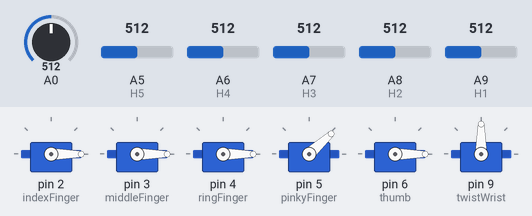
The sketch below on a simulated Teensy 4. Shown: 6 × servo. The test bench sets the inputs (shaded band); at power-on: A0 = 512, A5 (H5) = 512, A6 (H4) = 512, A7 (H3) = 512, A8 (H2) = 512, A9 (H1) = 512 (analog values on the 0–1023 scale). What the sketch prints to the serial monitor is not drawn.

Above: at 1.2 s.
1.3 s: A0 set to 306
At 2.2 s:
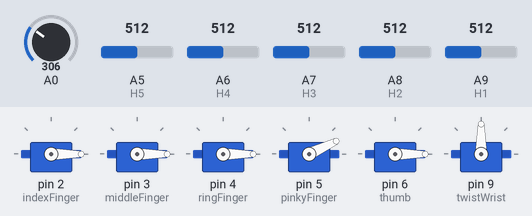
2.8 s: A0 set to 30
At 4.0 s:
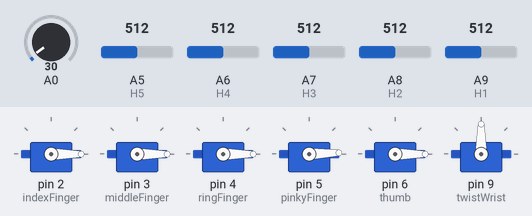
4.3 s: A0 set to 992
At 5.7 s:
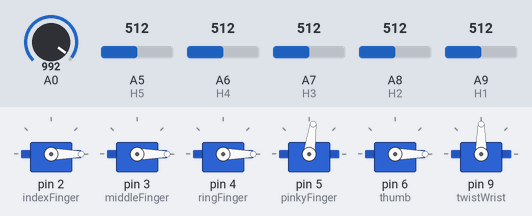
Timing chart, 0 to 7.3 s (numbered marks = the images above; inputs shaded):
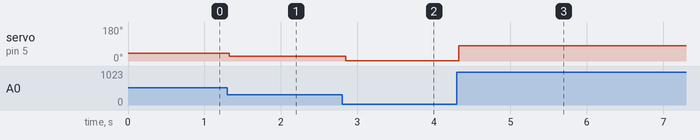

The sketch:

fingerForceCharacterization.ino
```cpp
/*
  Course:   Bionics and Wearable Robotics 0360108
  Authors:  Elad Siman Tov, Eitan Gerber
  Date:     August 17th, 2025
*/

// mapping PCB pin names to teensyboard pins
#define H1 A9 // thumb
#define H2 A8 // index
#define H3 A7 // middle
#define H4 A6 // ring
#define H5 A5 // pinky

// declaring the necessary servos
#include <Servo.h>
Servo indexFinger, middleFinger, ringFinger, pinkyFinger, thumb, twistWrist;


void setup() {

  // initializing servos
  indexFinger.attach(2);  // Servo_1
  middleFinger.attach(3); // Servo_2
  ringFinger.attach(4);   // Servo_3
  pinkyFinger.attach(5);  // Servo_4
  thumb.attach(6);        // Servo_5
  twistWrist.attach(9);   // Servo_6

  // Move to resting position
  indexFinger.write(0);  // Servo_1 == top right servo
  middleFinger.write(0); // Servo_2 == top middle servo
  ringFinger.write(0);   // Servo_3 == top left servo
  pinkyFinger.write(0);  // Servo_4 == bottom left servo
  thumb.write(0);        // Servo_5 == bottom right servo
  twistWrist.write(90);  // Servo_6

  Serial.begin(115200);

  // set ADC resolution to 12 bits (0–4095) instead of default 10 bits (0–1023)
  analogReadResolution(12);
}

void loop() {

  // Define Hardcoded Ranges of Motion per finger.
  // Pinky  ROM: 0-80 (bottom left servo)
  // Ring   ROM: 0-80 (top left servo)
  // Middle ROM: 0-90 (top middle servo)
  // Index  ROM: 0-90 (top right servo)
  // Thumb  ROM: 0-65 (bottom right servo)

  // Read sensors
  int hallThumb = analogRead(H1);
  int hallIndex = analogRead(H2);
  int hallMiddle = analogRead(H3);
  int hallRing = analogRead(H4);
  int hallPinky = analogRead(H5);

  // Read the potentiometer from A0
  int potValue = analogRead(A0);


  int thumbAngle = map(potValue, 0, 4095, 0, 65); // scale to ROM of index finger
  int indexAngle = map(potValue, 0, 4095, 0, 90);
  int middleAngle = map(potValue, 0, 4095, 0, 90);
  int ringAngle = map(potValue, 0, 4095, 0, 85);
  int pinkyAngle = map(potValue, 0, 4095, 0, 85);
  // int wristAngle = map(potValue, 0, 4095, 40, 140); // scale to mid range of 90 and range of 100.

  // Write command to servo - comment-out reupload between tests, to allow characterization of different fingers
  // thumb.write(thumbAngle);        // Servo_5 == bottom right servo
  // indexFinger.write(indexAngle);  // Servo_1 == top right servo
  // middleFinger.write(middleAngle); // Servo_2 == top middle servo
  // ringFinger.write(ringAngle);   // Servo_3 == top left servo
  pinkyFinger.write(pinkyAngle);  // Servo_4 == bottom left servo
  // twistWrist.write(wristAngle);  // Servo_6

  // Serial.print("Thumb Servo Angle:"); Serial.print(thumbAngle); Serial.print(",\t");
  // Serial.print("Index Servo Angle, "); Serial.print(indexAngle); Serial.print(",\t");
  // Serial.print("Middle Servo Angle, "); Serial.print(middleAngle); Serial.print(",\t");
  // Serial.print("Ring Servo Angle, "); Serial.print(ringAngle); Serial.print(",\t");
  // Serial.print("Pinky Servo Angle, "); Serial.print(pinkyAngle); Serial.print(",\t");

  // Serial.print("Wrist Servo Angle, "); Serial.print(wristAngle); Serial.print(",\t");

  // Serial.print("Pot. Val, "); Serial.print(potValue); Serial.print(",\t");
  // Serial.print("Thumb Hall Sensor Val, "); Serial.println(hallThumb);
  // Serial.print("Index Hall Sensor Val, "); Serial.println(hallIndex);
  // Serial.print("Middle Hall Sensor Val, "); Serial.println(hallMiddle);
  // Serial.print("Ring Hall Sensor Val, "); Serial.println(hallRing);
  Serial.print("Pinky Hall Sensory Val, "); Serial.println(hallPinky);

  delay(50);
}
```

Measured:
- after the input at 1.3 s, servo on pin 5 (pinkyFinger): 42° → 25° at once
- after the input at 2.8 s, servo on pin 5 (pinkyFinger): 25° → 2° after 0.05 s
- after the input at 4.3 s, servo on pin 5 (pinkyFinger): 2° → 82° at once
